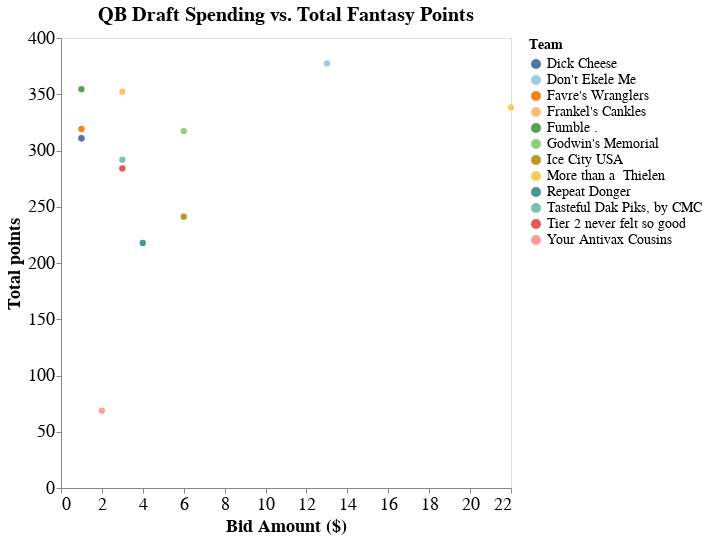

Source (notebook cell):
### Markdown cell above
The old fantasy draft advice of not spending big on QB held true this year as the return on investment on big pricetag QBs like Mahomes was marginal.

### Code cell
chart

### Figure 1 — Vega-Lite specification as saved in the notebook (floating-point values rounded to 4 significant figures)
{"config": {"view": {"continuousWidth": 400, "continuousHeight": 300}, "axis": {"labelFontSize": 18, "titleFontSize": 18}, "legend": {"labelFontSize": 14, "titleFontSize": 14}, "title": {"fontSize": 20}}, "data": {"name": "data-6323a70e54f866d488430fd41ede286e"}, "mark": {"type": "circle", "size": 40}, "encoding": {"color": {"condition": {"type": "nominal", "field": "Team", "scale": {"scheme": "tableau20"}, "selection": "selector046"}, "value": "lightgray"}, "opacity": {"condition": {"value": 1, "selection": "selector046"}, "value": 0.1}, "tooltip": [{"type": "nominal", "field": "Player-info"}, {"type": "nominal", "field": "Team"}, {"type": "quantitative", "field": "Bid Amount ($)"}, {"type": "quantitative", "field": "Total points"}, {"type": "nominal", "field": "Stint (wks)"}], "x": {"type": "quantitative", "axis": {"grid": false}, "field": "Bid Amount ($)"}, "y": {"type": "quantitative", "axis": {"grid": false}, "field": "Total points"}}, "height": 450, "selection": {"selector046": {"type": "multi", "fields": ["Team"], "bind": "legend"}}, "title": "QB Draft Spending vs. Total Fantasy Points", "width": 450, "$schema": "https://vega.github.io/schema/vega-lite/v4.8.1.json", "datasets": {"data-6323a70e54f866d488430fd41ede286e": [{"Player": "Patrick Mahomes", "Position": "QB", "Team": "More than a  Thielen", "ProTeam": "KC", "Action": "DRAFT", "Bid Amount ($)": 22, "Stint (wks)": [1, 2, 3, 4, 5, 6, 7, 8, 9, 10, 11, 13, 14, 15, 16, 17], "Total points": 338.3, "Player-info": "Patrick Mahomes, QB (KC)"}, {"Player": "Josh Allen", "Position": "QB", "Team": "Don't Ekele Me", "ProTeam": "BUF", "Action": "DRAFT", "Bid Amount ($)": 13, "Stint (wks)": [1, 2, 3, 4, 5, 6, 8, 9, 10, 11, 12, 13, 14, 15, 16, 17], "Total points": 377.4, "Player-info": "Josh Allen, QB (BUF)"}, {"Player": "Lamar Jackson", "Position": "QB", "Team": "Ice City USA", "ProTeam": "BAL", "Action": "DRAFT", "Bid Amount ($)": 6, "Stint (wks)": [1, 2, 3, 4, 5, 6, 7, 9, 10, 11, 12, 13, 14, 15, 16, 17], "Total points": 241.1, "Player-info": "Lamar Jackson, QB (BAL)"}, {"Player": "Aaron Rodgers", "Position": "QB", "Team": "Godwin's Memorial", "ProTeam": "GB", "Action": "DRAFT", "Bid Amount ($)": 6, "Stint (wks)": [1, 2, 3, 4, 5, 6, 7, 8, 9, 10, 11, 12, 14, 15, 16, 17], "Total points": 317.3, "Player-info": "Aaron Rodgers, QB (GB)"}, {"Player": "Russell Wilson", "Position": "QB", "Team": "Repeat Donger", "ProTeam": "SEA", "Action": "DRAFT", "Bid Amount ($)": 4, "Stint (wks)": [1, 2, 3, 4, 5, 6, 7, 8, 10, 11, 12, 13, 14, 15, 16, 17], "Total points": 217.8, "Player-info": "Russell Wilson, QB (SEA)"}, {"Player": "Dak Prescott", "Position": "QB", "Team": "Tasteful Dak Piks, by CMC", "ProTeam": "DAL", "Action": "DRAFT", "Bid Amount ($)": 3, "Stint (wks)": [1, 2, 3, 4, 5, 6, 8, 9, 10, 11, 12, 13, 14, 15, 16, 17], "Total points": 291.8, "Player-info": "Dak Prescott, QB (DAL)"}, {"Player": "Justin Herbert", "Position": "QB", "Team": "Frankel's Cankles", "ProTeam": "LAC", "Action": "DRAFT", "Bid Amount ($)": 3, "Stint (wks)": [1, 2, 3, 4, 5, 6, 8, 9, 10, 11, 12, 13, 14, 15, 16, 17], "Total points": 352.3, "Player-info": "Justin Herbert, QB (LAC)"}, {"Player": "Kyler Murray", "Position": "QB", "Team": "Tier 2 never felt so good", "ProTeam": "ARI", "Action": "DRAFT", "Bid Amount ($)": 3, "Stint (wks)": [1, 2, 3, 4, 5, 6, 7, 8, 9, 10, 11, 13, 14, 15, 16, 17], "Total points": 284.1, "Player-info": "Kyler Murray, QB (ARI)"}, {"Player": "Ryan Tannehill", "Position": "QB", "Team": "Your Antivax Cousins", "ProTeam": "TEN", "Action": "DRAFT", "Bid Amount ($)": 2, "Stint (wks)": [1, 2, 3, 4], "Total points": 68.7, "Player-info": "Ryan Tannehill, QB (TEN)"}, {"Player": "Joe Burrow", "Position": "QB", "Team": "Favre's Wranglers", "ProTeam": "CIN", "Action": "DRAFT", "Bid Amount ($)": 1, "Stint (wks)": [1, 2, 3, 4, 5, 6, 7, 8, 9, 11, 12, 13, 14, 15, 16, 17], "Total points": 319.2, "Player-info": "Joe Burrow, QB (CIN)"}, {"Player": "Matthew Stafford", "Position": "QB", "Team": "Tier 2 never felt so good", "ProTeam": "LAR", "Action": "DRAFT", "Bid Amount ($)": 1, "Stint (wks)": [1, 2, 3, 4, 5, 6, 7, 8, 9, 10, 12, 13, 14, 15, 16, 17], "Total points": 310.9, "Player-info": "Matthew Stafford, QB (LAR)"}, {"Player": "Tom Brady", "Position": "QB", "Team": "Fumble .", "ProTeam": "TB", "Action": "DRAFT", "Bid Amount ($)": 1, "Stint (wks)": [1, 2, 3, 4, 5, 6, 7, 8, 10, 11, 12, 13, 14, 15, 16, 17], "Total points": 354.5, "Player-info": "Tom Brady, QB (TB)"}, {"Player": "Jalen Hurts", "Position": "QB", "Team": "Dick Cheese", "ProTeam": "PHI", "Action": "DRAFT", "Bid Amount ($)": 1, "Stint (wks)": [1, 2, 3, 4, 5, 6, 7, 8, 9, 10, 11, 12, 13, 15, 16, 17], "Total points": 310.8, "Player-info": "Jalen Hurts, QB (PHI)"}, {"Player": "Deshaun Watson", "Position": "QB", "Team": "Frankel's Cankles", "ProTeam": "HOU", "Action": "DRAFT", "Bid Amount ($)": 1, "Stint (wks)": [], "Total points": null, "Player-info": "Deshaun Watson, QB (HOU)"}]}}
